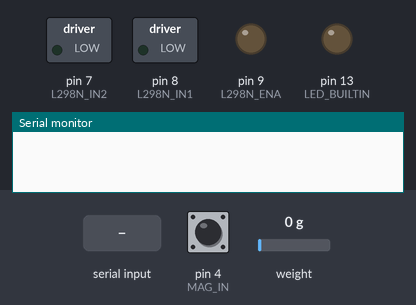
A sketch run on a simulated Arduino Uno, built with avr-gcc and run on an emulated ATmega328P. Parts: switched loads named in the sketch (green lamp = pin HIGH), output pins drawn as LEDs (lit = HIGH), the last lines printed to the serial monitor. Dashed ring = blinking. The inputs (shaded band) are chosen by the test bench; at power-on: pin 4 (MAG_IN) HIGH, weight on the scale 0 g. EEPROM starts erased.

Above: at 3.2 s.
3.3 s: "90,45\n" received over Serial
At 4.6 s:
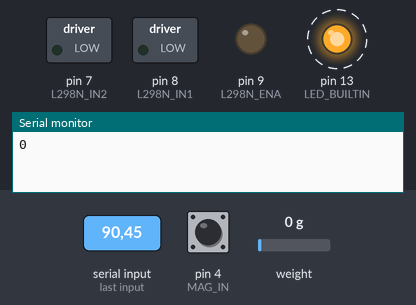
6.1 s: byte 97 ('a') received over Serial
At 6.76 s:
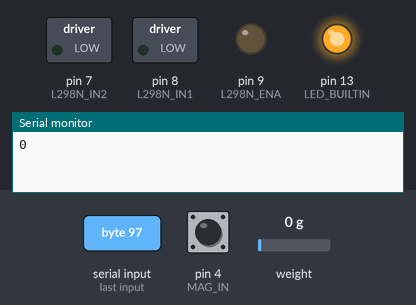
8.4 s: "b,45\n" received over Serial
At 11.3 s:
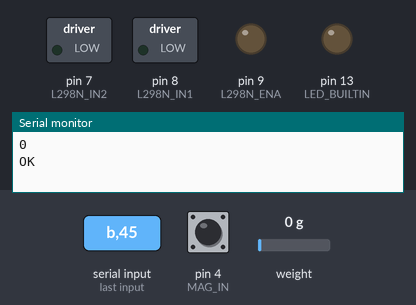
11.4 s: "30,150\n" received over Serial
At 13.2 s:
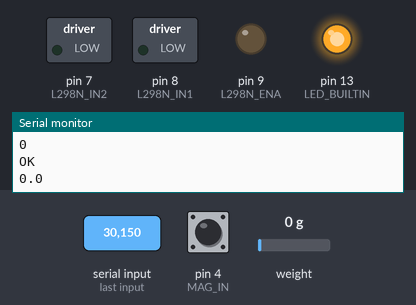
14.4 s: "6" received over Serial
At 17.0 s:
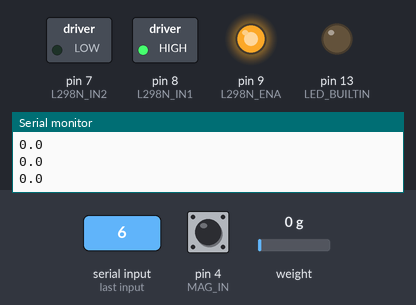
17.4 s: byte 56 ('8') received over Serial
At 20.5 s:
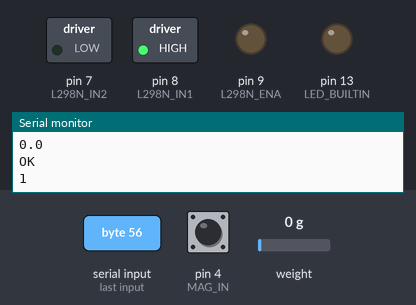
Timing chart, 0 to 21.4 s (numbered marks = the images above; inputs shaded):
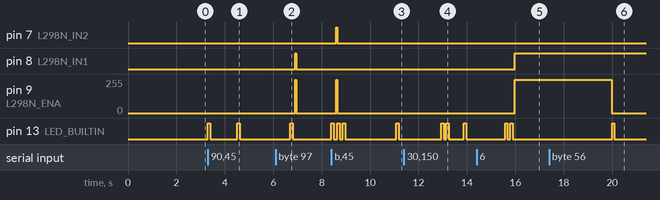

The sketch:

wellkit_test.ino
```cpp
// (licence header left out)
#include <EEPROM.h>
#include "HX711.h"

#define VERSION   101
//#define DEBUG

////////////////////////////////////////////////////////////////////
////////////////////////////////////////////////////////////////////

#define HX711_DOUT  3
#define HX711_CLK   2
#define L298N_ENA   9 // PWM
#define L298N_IN1   8
#define L298N_IN2   7
#define MAG_IN      4  // 다른 핀은 아두이노 GND에 연결

////////////////////////////////////////////////////////////////////
////////////////////////////////////////////////////////////////////


#ifdef DEBUG
#define MOTOR_SPEED 250 //50          //128
#define MOTOR_DELAY_OPEN 2800         // 모터 open시 기본 이동 delay
#define MOTOR_DELAY_CLOSE 2800 //500         // 모터 close시 기본 이동 delay
#define MOTOR_SLOW_DELAY 20     // 마지막 단계에서 모터 저속 운전을 위한 delay
#define MOTOR_CAL_DELAY 40    // 모터 위치 이동 보정을 위한 delay

#define MOTOR_JITTER_DELAY 110  // 모터 close시 센서 감지후 추가 이동을 위한 delay (with sensor)
#define MOTOR_LIMIT_CNT 55    // 모터 close시 센서 오류를 보정하기 위한 max 카운트 (with sensor)

#else
#define MOTOR_SPEED 250 //50          //128
#define MOTOR_DELAY_OPEN 4000 //2800         // 모터 open시 기본 이동 delay
#define MOTOR_DELAY_CLOSE 4000 //2800 //500         // 모터 close시 기본 이동 delay
#define MOTOR_SLOW_DELAY 20     // 마지막 단계에서 모터 저속 운전을 위한 delay
#define MOTOR_CAL_DELAY 40    // 모터 위치 이동 보정을 위한 delay

#define MOTOR_JITTER_DELAY 220 //110  // 모터 close시 센서 감지후 추가 이동을 위한 delay (with sensor)
#define MOTOR_LIMIT_CNT 75    // 모터 close시 센서 오류를 보정하기 위한 max 카운트 (with sensor)
#endif
#define LBS_TO_GRAM   (453.6)     // 미사용

////////////////////////////////////////////////////////////////////
////////////////////////////////////////////////////////////////////

struct wellkit {
  int version;
  float scala;
  long offSet;
};

struct wellkit data;

HX711 scale;

float factor = 246.84;    // calibration 전 기본값
long offset = -239664;    // calibration 전 기본값

int status;

void(* reset_func) (void) = 0;

////////////////////////////////////////////////////////////////////
////////////////////////////////////////////////////////////////////

void setup()
{
  Serial.begin(9600);
  delay(2000);

  pinMode(LED_BUILTIN, OUTPUT);
  pinMode(MAG_IN, INPUT_PULLUP);

  motor_init();

  scale.begin(HX711_DOUT, HX711_CLK);

  data = load_struct(0);

  if(data.version == VERSION)
  {
#ifdef DEBUG
    Serial.print("status : ");
    Serial.println(status);
    Serial.println("Calibration value is valid : ");
    Serial.print("scala : ");
    Serial.println(data.scala);
    Serial.print("offset : ");
    Serial.println(data.offSet);
#endif

    scale.set_offset(data.offSet);
    scale.set_scale(data.scala);
  }
#ifdef DEBUG
  else
  {
    Serial.println("Calibration value is invalid. you need to go through calibration");
  }
#endif
}

////////////////////////////////////////////////////////////////////
////////////////////////////////////////////////////////////////////

char cmd;
void loop()
{
  while(1)
  {
    // put your main code here, to run repeatedly:
    if(Serial.available()){
      cmd = Serial.read();
#ifdef DEBUG
      Serial.print("cmd : ");
      Serial.println(cmd);
#endif
      blink_builtin_led(100, 1);

      switch(cmd)
      {
        case '0':
        {
          reset_func();
          break;
        }
        case '1':
        {
          // get weight from loadcell
          // load cell에서 무게 정보를 읽어와서 출력
          float weight = scale.get_units(5);
          //weight = weight * LBS_TO_GRAM;
          Serial.println(weight, 1);
          break;
        }
        case '2':
        {
          // get calibration value (scala factor)
          Serial.println(data.scala);
          break;
        }
        case '3':
        {
          // get calibration value (offset)
          Serial.println(data.offSet);
          break;
        }
        case '4':
        {
          // step 1 : calibration with known weight (1단계 : 저울에 물체를 모두 치우고 명령 수행)
          scale.tare();
          data.offSet=scale.get_units(10);
          Serial.println("OK");
          break;
        }
        case '5':
        {
          // step 2 : calibration with known weight (2단계 : 저울에 물체를 올리고 명령 수행)
          int value = Serial.parseInt();
          proc_calibration(value);
          float weight = scale.get_units(5);
          Serial.println(weight, 1);
          break;
        }
        case '6':
        {
          // Open Cover
          motor_open();
          Serial.println("OK");
          break;
        }
        case '7':
        {
          // Open Cover with sensor
          motor_close_sensor();
          Serial.println("OK");
          break;
        }
        case 'm': case 'M':
        {
          // Close Cover with time delay
          motor_close();
          Serial.println("OK");
          break;
        }
        case '8':
        {
          // Get Cover status
          if(check_door_sensor())
            Serial.println("0");  // close
          else
            Serial.println("1");  // open

          break;
        }
        case '9':
        {
          // get zero factor value for scale
          long zero_factor = scale.read_average();
          Serial.println(zero_factor);
          break;
        }
        case 'a': case 'A':
        {
          // Open motor 1-step
          motor_open_step();
          break;
        }
        case 'b': case 'B':
        {
          // Close motor 1-step
          motor_close_step();
          break;
        }
#ifdef DEBUG
        case 'c': case 'C':
        {
          // Test routine for motor and sensor
          test_motor_sensor();
          break;
        }
#endif
#ifdef DEBUG
        case 'x': case 'X':
        {
          // Test routine for scale
          test_proc_calibration();
          break;
        }
#endif
        default:
#ifdef DEBUG
          Serial.println("error");
#endif
          break;
      }

    }

    delay(10);
  }
}

////////////////////////////////////////////////////////////////////
////////////////////////////////////////////////////////////////////

void blink_builtin_led(int duration, int num)
{
  for(int i=0;i<num;i++)
  {
    digitalWrite(LED_BUILTIN, HIGH);
    delay(duration);
    digitalWrite(LED_BUILTIN, LOW);
    delay(duration);
  }
}

////////////////////////////////////////////////////////////////////
////////////////////////////////////////////////////////////////////

// return HIGH(1) if closed else return LOW(0)
int check_door_sensor(void)
{
#if 0 // for test magneic sensor
  while(1)
  {
    if(digitalRead(MAG_IN) == LOW)
      digitalWrite(LED_BUILTIN, HIGH);
    else
      digitalWrite(LED_BUILTIN, LOW);

    delay(10);
  }
#endif

  if(digitalRead(MAG_IN) == LOW)
    return 1;

  return 0;
}

////////////////////////////////////////////////////////////////////
////////////////////////////////////////////////////////////////////

void motor_init(void)
{
  pinMode(L298N_ENA, OUTPUT);
  pinMode(L298N_IN1, OUTPUT);
  pinMode(L298N_IN2, OUTPUT);

  digitalWrite(L298N_IN1, LOW);
  digitalWrite(L298N_IN2, LOW);
  analogWrite(L298N_ENA, 0);
}

////////////////////////////////////////////////////////////////////
////////////////////////////////////////////////////////////////////

void motor_open_step(void)
{
#ifdef DEBUG
  Serial.println("motor_cal_open(): OK");
#endif
  digitalWrite(L298N_IN1, HIGH);
  digitalWrite(L298N_IN2, LOW);
  analogWrite(L298N_ENA, MOTOR_SPEED);
  delay(MOTOR_CAL_DELAY);
  analogWrite(L298N_ENA, 0);
  digitalWrite(L298N_IN1, LOW);
}

////////////////////////////////////////////////////////////////////
////////////////////////////////////////////////////////////////////

void motor_close_step(void)
{
#ifdef DEBUG
  Serial.println("motor_cal_close(): OK");
#endif
  digitalWrite(L298N_IN1, LOW);
  digitalWrite(L298N_IN2, HIGH);
  analogWrite(L298N_ENA, MOTOR_SPEED);
  delay(MOTOR_CAL_DELAY);
  analogWrite(L298N_ENA, 0);
  digitalWrite(L298N_IN2, LOW);
}

////////////////////////////////////////////////////////////////////
////////////////////////////////////////////////////////////////////

void motor_open(void)
{
#ifdef DEBUG
  Serial.println("motor_open(): OK");
#endif
  digitalWrite(L298N_IN1, HIGH);
  digitalWrite(L298N_IN2, LOW);
  analogWrite(L298N_ENA, MOTOR_SPEED);
  delay(MOTOR_DELAY_OPEN);

#if 0
  for (int i = MOTOR_SPEED; i > 0; i--)
  {
    analogWrite(L298N_ENA, i);
    delay(MOTOR_SLOW_DELAY);
  }
#endif
  analogWrite(L298N_ENA, 0);
}

////////////////////////////////////////////////////////////////////
////////////////////////////////////////////////////////////////////

void motor_close(void)
{
#ifdef DEBUG
  Serial.println("motor_close(): OK");
#endif
  digitalWrite(L298N_IN1, LOW);
  digitalWrite(L298N_IN2, HIGH);
  analogWrite(L298N_ENA, MOTOR_SPEED);
  delay(MOTOR_DELAY_CLOSE);
#if 0
  for (int i = MOTOR_SPEED; i > 0; i--)
  {
    analogWrite(L298N_ENA, i);
    delay(MOTOR_SLOW_DELAY);
  }
#endif
  analogWrite(L298N_ENA, 0);
}

////////////////////////////////////////////////////////////////////
////////////////////////////////////////////////////////////////////

void motor_close_sensor(void)
{
#ifdef DEBUG
  Serial.println("motor_close_sensor(): OK");
#endif
  digitalWrite(L298N_IN1, LOW);
  digitalWrite(L298N_IN2, HIGH);
  analogWrite(L298N_ENA, MOTOR_SPEED);

  int cnt=0;
  while(cnt++ < MOTOR_LIMIT_CNT)
  {
    delay(50);
    if(check_door_sensor())
    {
      delay(MOTOR_JITTER_DELAY);
      break;
    }
  }
  analogWrite(L298N_ENA, 0);
#ifdef DEBUG
  Serial.print("motor_close_sensor(): cnt = ");
  Serial.println(cnt);
#endif
}
////////////////////////////////////////////////////////////////////
////////////////////////////////////////////////////////////////////

void save_struct(int addr, struct wellkit value) {
  value.version = VERSION;
  EEPROM.put(addr, value);
}

////////////////////////////////////////////////////////////////////
////////////////////////////////////////////////////////////////////

struct wellkit load_struct(int addr) {
  EEPROM.get( addr, data );
  return data;
}

////////////////////////////////////////////////////////////////////
////////////////////////////////////////////////////////////////////

void proc_calibration(int weight)
{
    scale.calibrate_scale(weight, 5);
    data.scala=scale.get_units(10);

    data.offSet = scale.get_offset();
    data.scala = scale.get_scale();
    save_struct(0, data);
}

////////////////////////////////////////////////////////////////////
////////////////////////////////////////////////////////////////////

#ifdef DEBUG

void test_motor_sensor(void)
{
#ifdef DEBUG
  Serial.println("motor_close(): OK");
#endif

  digitalWrite(L298N_IN1, LOW);
  digitalWrite(L298N_IN2, HIGH);
  analogWrite(L298N_ENA, MOTOR_SPEED);

  while(1)
  {
    if(check_door_sensor())
    {
      analogWrite(L298N_ENA, 0);
    }
    else
    {
      analogWrite(L298N_ENA, MOTOR_SPEED);
    }
  }
  analogWrite(L298N_ENA, 0);
}


#define OBJECT  500

void test_proc_calibration(void)
{
    Serial.print("UNITS: ");
    Serial.println(scale.get_units(10));

    Serial.println("\nEmpty the scale, press a key to continue");
    while (!Serial.available());
    while (Serial.available()) Serial.read();

    scale.tare();
    Serial.print("UNITS: ");
    data.offSet=scale.get_units(10);
    Serial.println(data.offSet);


    Serial.println("\nPut 1000 gram in the scale, press a key to continue");
    while (!Serial.available());
    while (Serial.available()) Serial.read();

    scale.calibrate_scale(OBJECT, 5);
    Serial.print("UNITS: ");
    data.scala=scale.get_units(10);
    Serial.println(data.scala);

    Serial.println("\nScale is calibrated, your calibration values:");

    long scaleOffset = scale.get_offset();
    Serial.print("\nOffset \t");
    Serial.println(scaleOffset);

    float scaleFactor = scale.get_scale();
    Serial.print("Scale \t");
    Serial.println(scaleFactor);

    Serial.println("\nUse this code for setting zero and calibration factor permanently:");

    Serial.print("\nscale.set_offset(");
    Serial.print(scaleOffset);
    Serial.println(");");
    Serial.print("scale.set_scale(");
    Serial.print(scaleFactor);
    Serial.println(");");

    Serial.println("\nPress a key to continue");
    while (!Serial.available());
    while (Serial.available()) Serial.read();

//scale.set_offset(-88627);
//scale.set_scale(101.05);

    data.scala=scaleFactor;
    data.offSet=scaleOffset;
    save_struct(0, data);//Save to eeprom
}
#endif
```

Measured:
- after the input at 3.3 s, pin 13 (LED_BUILTIN): alternates HIGH for 0.10 s and LOW for 1.1 s, starting at once
- after the input at 6.1 s, pin 8 (L298N_IN1): LOW → HIGH after 0.81 s, → LOW 0.04 s later; pin 9 (L298N_ENA): 0/255 → 250/255 after 0.81 s, → 0/255 0.04 s later; pin 13 (LED_BUILTIN): LOW → HIGH after 0.61 s, → LOW 0.10 s later
- after the input at 8.4 s, pin 7 (L298N_IN2): LOW → HIGH after 0.20 s, → LOW 0.04 s later; pin 9 (L298N_ENA): 0/255 → 250/255 after 0.20 s, → 0/255 0.04 s later; pin 13 (LED_BUILTIN): LOW → HIGH at once, → LOW 0.10 s later, → HIGH 0.15 s later, → LOW 0.10 s later, … (8 changes in this stretch)
- after the input at 11.4 s, pin 13 (LED_BUILTIN): goes HIGH 0.10 s, LOW 0.11 s, HIGH 0.10 s, LOW 0.61 s, HIGH 0.10 s, then LOW, starting after 1.5 s
- after the input at 14.4 s, pin 8 (L298N_IN1): LOW → HIGH after 1.6 s; pin 9 (L298N_ENA): 0/255 → 250/255 after 1.6 s
- after the input at 17.4 s, pin 13 (LED_BUILTIN): LOW → HIGH after 2.6 s, → LOW 0.10 s later
